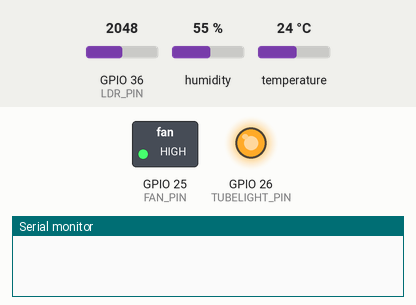
Recording of a sketch running on a simulated ESP32. Parts: switched loads named in the sketch (green lamp = pin HIGH), output pins drawn as LEDs (lit = HIGH), the last lines printed to the serial monitor. The test bench sets the inputs (shaded band); at power-on: temperature 24 °C, GPIO 36 (LDR_PIN) = 2048, humidity 55 %. WiFi joins after 1.5 s; servers stay silent unless stated.

Above: at 3.0 s.
3.1 s: temperature set to 27 °C
At 5.8 s:
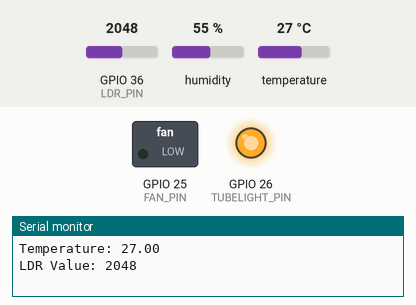
6.3 s: GPIO 36 (LDR_PIN) set to 1550
9.0 s: GPIO 36 (LDR_PIN) set to 1467
At 11.5 s:
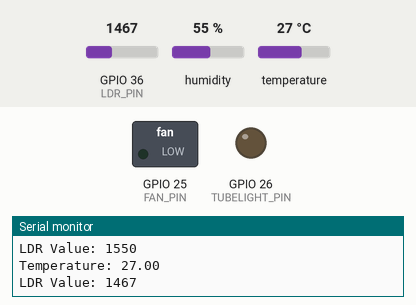
12.3 s: temperature set to 12 °C
At 15.0 s:
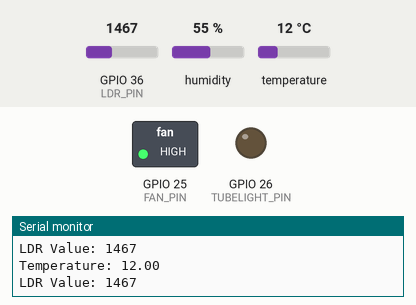
15.3 s: temperature set to 28 °C
At 17.3 s:
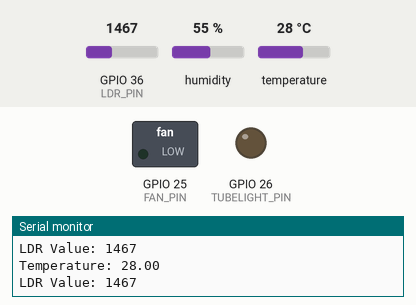
18.3 s: temperature set to 19 °C
At 20.8 s:
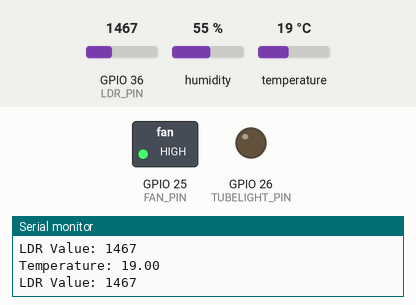
Timing chart, 0 to 22.3 s (numbered marks = the images above; inputs shaded):
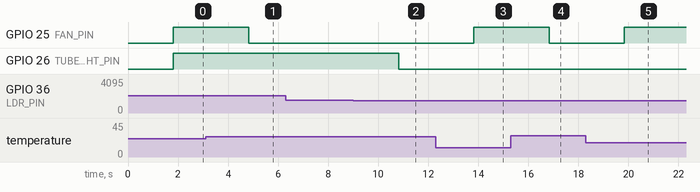

Measured:
- the behaviour switches between 25 and 26 °C on temperature (found by bisection; images 0 and 1)
- the behaviour switches between 1500 and 1499 on GPIO 36 (LDR_PIN) (found by bisection; images 1 and 2)
- after the input at 3.1 s, GPIO 25 (FAN_PIN): HIGH → LOW after 1.7 s
- after the input at 9.0 s, GPIO 26 (TUBELIGHT_PIN): HIGH → LOW after 1.8 s
- after the input at 12.3 s, GPIO 25 (FAN_PIN): LOW → HIGH after 1.5 s
- after the input at 15.3 s, GPIO 25 (FAN_PIN): HIGH → LOW after 1.5 s
- after the input at 18.3 s, GPIO 25 (FAN_PIN): LOW → HIGH after 1.5 s

The sketch:

code.ino
```cpp
#define BLYNK_TEMPLATE_ID "TMPL35Qcw0CgQ"
#define BLYNK_TEMPLATE_NAME "Practical15"
#define BLYNK_AUTH_TOKEN "jxoFaPNc0jsBuNDatATkJq7z4l-gg_GN"

#include <WiFi.h>
#include <BlynkSimpleEsp32.h>
#include <DHT.h>
#include <BlynkTimer.h>

// Auth and Wi-Fi
char auth[] = "jxoFaPNc0jsBuNDatATkJq7z4l-gg_GN";
char ssid[] = "your id";
char pass[] = "your password";

// GPIO Definitions
#define FAN_PIN 25
#define TUBELIGHT_PIN 26
#define LDR_PIN 36      // Analog pin for LDR (GPIO 36)
#define DHT_PIN 4       // Digital pin for DHT11

// Blynk Virtual Pins
#define FAN_LED_VPIN V3
#define TUBELIGHT_LED_VPIN V4
#define FAN_OFF_LED_VPIN V5
#define TUBELIGHT_OFF_LED_VPIN V6

// Thresholds
#define TEMP_THRESHOLD 25.0  // Temp in °C
#define LDR_THRESHOLD 1500   // Lower value = darker (you may calibrate this)

// Sensor setup
DHT dht(DHT_PIN, DHT11);
BlynkTimer timer;

void setup() {
  Serial.begin(115200);
  Blynk.begin(auth, ssid, pass);
  dht.begin();

  pinMode(FAN_PIN, OUTPUT);
  pinMode(TUBELIGHT_PIN, OUTPUT);
  digitalWrite(FAN_PIN, HIGH);       // Fan OFF
  digitalWrite(TUBELIGHT_PIN, HIGH); // Tubelight OFF

  timer.setInterval(3000L, checkSensors); // Every 3 seconds
}

void checkSensors() {
  // Read DHT11 temperature
  float temp = dht.readTemperature();
  Serial.print("Temperature: ");
  Serial.println(temp);

  // Control Fan
  if (!isnan(temp) && temp > TEMP_THRESHOLD) {
    digitalWrite(FAN_PIN, LOW); // Fan ON
    Blynk.virtualWrite(FAN_LED_VPIN, 255);
    Blynk.virtualWrite(FAN_OFF_LED_VPIN, 0);
  } else {
    digitalWrite(FAN_PIN, HIGH); // Fan OFF
    Blynk.virtualWrite(FAN_LED_VPIN, 0);
    Blynk.virtualWrite(FAN_OFF_LED_VPIN, 255);
  }

  // Read LDR
  int ldrValue = analogRead(LDR_PIN);
  Serial.print("LDR Value: ");
  Serial.println(ldrValue);

  // Control Tubelight
  if (ldrValue < LDR_THRESHOLD) { // Dark
    digitalWrite(TUBELIGHT_PIN, LOW); // Tubelight ON
    Blynk.virtualWrite(TUBELIGHT_LED_VPIN, 255);
    Blynk.virtualWrite(TUBELIGHT_OFF_LED_VPIN, 0);
  } else {
    digitalWrite(TUBELIGHT_PIN, HIGH); // Tubelight OFF
    Blynk.virtualWrite(TUBELIGHT_LED_VPIN, 0);
    Blynk.virtualWrite(TUBELIGHT_OFF_LED_VPIN, 255);
  }
}

void loop() {
  Blynk.run();
  timer.run();
}
```
